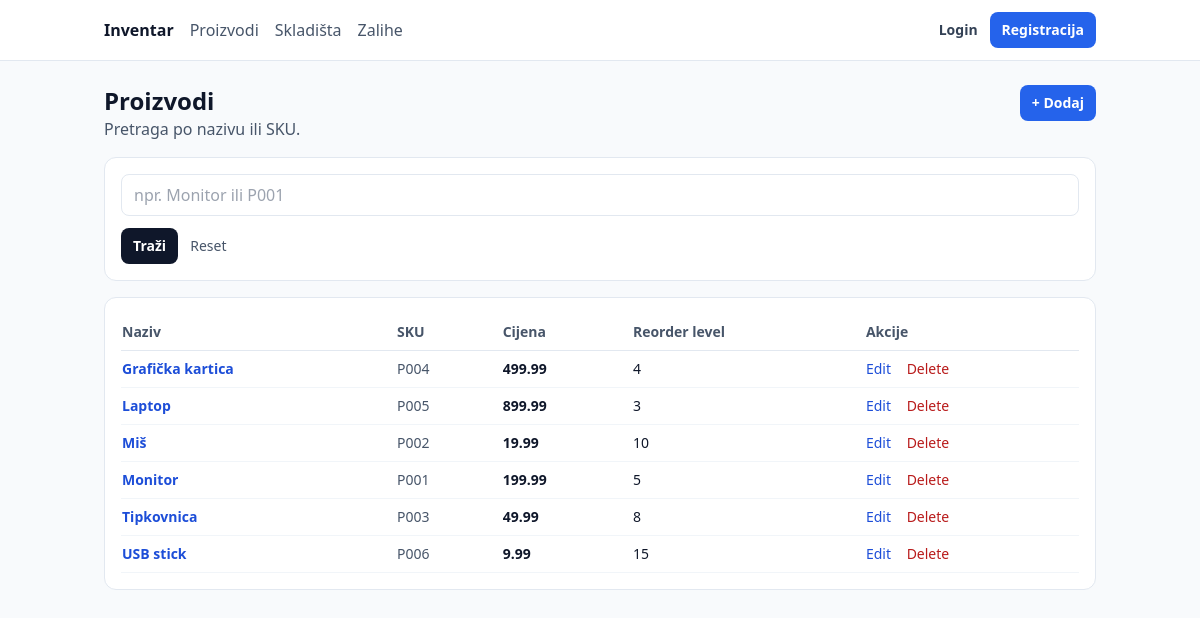
Screenshot of /products/ with the database file from the repository.
### inventory/models.py (models this page shows, shortened)
class Product(models.Model):
    sku = models.CharField(max_length=50, unique=True)
    name = models.CharField(max_length=120)
    price = models.DecimalField(max_digits=10, decimal_places=2)
    reorder_level = models.PositiveIntegerField(default=0)

### inventory/views.py (the view)
# urls.py: path("products/", views.ProductListView.as_view(), name="product_list"),
class ProductListView(ListView):
    model = Product
    template_name = "inventory/product_list.html"
    context_object_name = "products"
    paginate_by = 10
    def get_queryset(self):
        qs = super().get_queryset().order_by("name")
        q = self.request.GET.get("q")
        if q:
            qs = qs.filter(Q(name__icontains=q) | Q(sku__icontains=q))
        return qs

### templates/inventory/product_list.html (shortened to what this page needs)
{% extends "base.html" %}
{% block content %}
  <div class="flex items-start justify-between gap-4 mb-4">
    <div>
      <h1 class="text-2xl font-bold">Proizvodi</h1>
      <p class="text-slate-600">Pretraga po nazivu ili SKU.</p>
    </div>
    <a href="{% url 'product_add' %}"
       class="px-3 py-2 rounded-lg bg-blue-600 hover:bg-blue-700 text-white text-sm font-semibold">
      + Dodaj
    </a>
  </div>
  <form method="get" class="bg-white border border-slate-200 rounded-xl p-4 mb-4">
    <input class="w-full px-3 py-2 border border-slate-200 rounded-lg"
           type="text" name="q" placeholder="npr. Monitor ili P001" value="{{ request.GET.q }}">
    <div class="mt-3">
      <button class="px-3 py-2 rounded-lg bg-slate-900 hover:bg-slate-800 text-white text-sm font-semibold" type="submit">
        Traži
      </button>
      <a class="ml-2 text-sm text-slate-600 hover:text-slate-900" href="{% url 'product_list' %}">Reset</a>
    </div>
  </form>
  <div class="bg-white border border-slate-200 rounded-xl p-4 overflow-x-auto">
    <table class="min-w-full text-sm">
      <thead class="text-slate-600">
        <tr class="border-b border-slate-200">
          <th class="text-left py-2 pr-4">Naziv</th>
          <th class="text-left py-2 pr-4">SKU</th>
          <th class="text-left py-2 pr-4">Cijena</th>
          <th class="text-left py-2 pr-4">Reorder level</th>
          <th class="text-left py-2 pr-4">Akcije</th>
        </tr>
      </thead>
      <tbody>
        {% for p in products %}
          <tr class="border-b border-slate-100">
            <td class="py-2 pr-4">
              <a class="font-semibold text-blue-700 hover:underline" href="{% url 'product_detail' p.pk %}">
                {{ p.name }}
              </a>
            </td>
            <td class="py-2 pr-4 text-slate-600">{{ p.sku }}</td>
            <td class="py-2 pr-4 font-semibold">{{ p.price }}</td>
            <td class="py-2 pr-4">{{ p.reorder_level }}</td>
            <td class="py-2 pr-4">
              <a class="text-blue-700 hover:underline mr-3" href="{% url 'product_edit' p.pk %}">Edit</a>
              <a class="text-red-700 hover:underline" href="{% url 'product_delete' p.pk %}">Delete</a>
            </td>
          </tr>
        {% empty %}
          <tr><td class="py-3 text-slate-600" colspan="5">Nema proizvoda.</td></tr>
        {% endfor %}
      </tbody>
    </table>
  </div>
{% endblock %}

### templates/base.html (shortened to what this page needs)
<!doctype html>
<html>
<head>
  <script src="https://cdn.tailwindcss.com"></script>
</head>
<body class="bg-slate-50 text-slate-900">
  <nav class="bg-white border-b border-slate-200">
    <div class="max-w-5xl mx-auto px-4 py-3 flex items-center justify-between gap-4">
      <div class="flex items-center gap-4">
        <a href="{% url 'home' %}" class="font-bold text-slate-900">Inventar</a>
        <a href="{% url 'product_list' %}" class="text-slate-600 hover:text-slate-900">Proizvodi</a>
        <a href="{% url 'warehouse_list' %}" class="text-slate-600 hover:text-slate-900">Skladišta</a>
        <a href="{% url 'stockitem_list' %}" class="text-slate-600 hover:text-slate-900">Zalihe</a>
      </div>
      <div class="flex items-center gap-3">
        {% if user.is_authenticated %}
          <span class="text-sm text-slate-600">👤 {{ user.username }}</span>
          <form method="post" action="{% url 'logout' %}">
            {% csrf_token %}
            <button type="submit"
              class="px-3 py-2 rounded-lg border border-slate-200 bg-white hover:bg-slate-50 text-sm font-semibold">
              Logout
            </button>
          </form>
        {% else %}
          <a href="{% url 'login' %}" class="text-sm font-semibold text-slate-700 hover:text-slate-900">Login</a>
          <a href="{% url 'register' %}"
             class="px-3 py-2 rounded-lg bg-blue-600 hover:bg-blue-700 text-white text-sm font-semibold">
            Registracija
          </a>
        {% endif %}
      </div>
    </div>
  </nav>
  <main class="max-w-5xl mx-auto px-4 py-6">
    {% block content %}{% endblock %}
  </main>
</body>
</html>

### rows the page displays
Product: name "Grafička kartica", sku "P004", price "499.99", reorder_level "4"
Product: name "Laptop", sku "P005", price "899.99", reorder_level "3"
Product: name "Miš", sku "P002", price "19.99", reorder_level "10"
Product: name "Monitor", sku "P001", price "199.99", reorder_level "5"
Product: name "Tipkovnica", sku "P003", price "49.99", reorder_level "8"
Product: name "USB stick", sku "P006", price "9.99", reorder_level "15"
